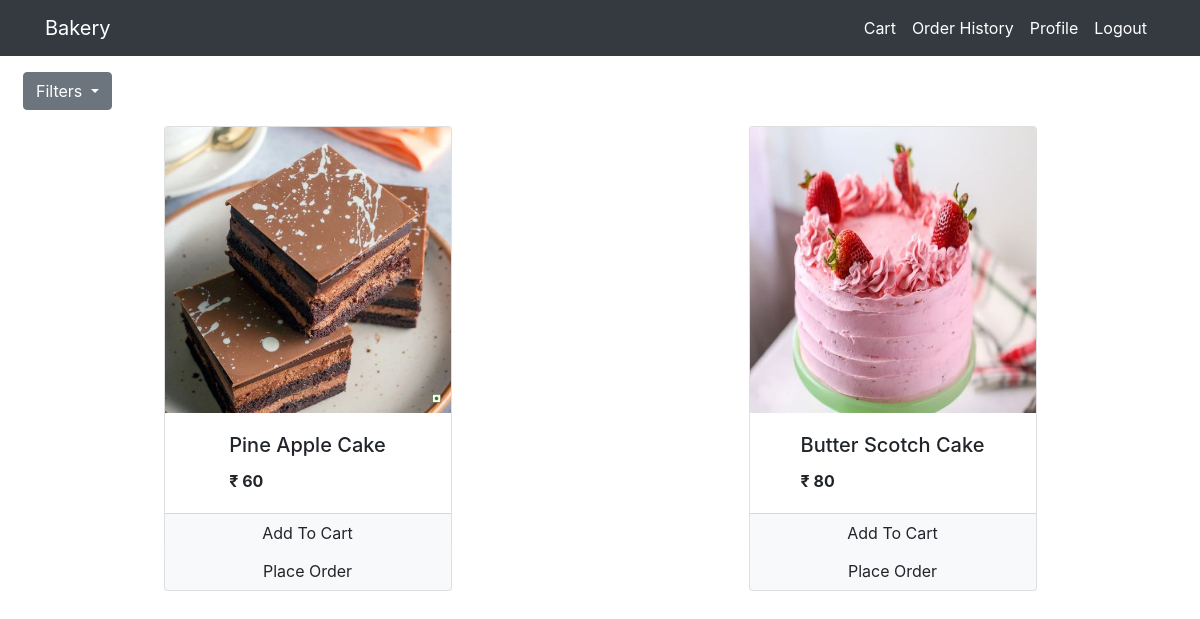
The page /?category=1 (signed in) on the database its author committed.
### Bakery/models.py (models this page shows, shortened)
class Product(models.Model):
    name = models.CharField(max_length=100, null=True)
    quantity = models.PositiveIntegerField(null=True)
    price = models.PositiveIntegerField(null=True)
    category = models.ForeignKey(Category, on_delete=models.CASCADE,default=1)
    image = models.ImageField(upload_to='uploads/products/', default='default_image.jpeg')
    @staticmethod
    def get_all_products_by_categoryid(category_id):
        if category_id:
    	       return Product.objects.filter(category = category_id)
        else:
            return Product.get_all_products()

### Bakery/Views/views.py (the view, shortened to what this page needs)
# urls.py: path('', views.Index.as_view(), name='Bakery-index'),
class Index(View):
	def get(self,request):
		cart = request.session.get('cart')
		if not cart:
			request.session['cart'] = {}
		products = None
		categories = models.Category.get_all_categories()
		categoryID = request.GET.get('category')
		if categoryID:
			products = models.Product.get_all_products_by_categoryid(categoryID)
		else:
			products = models.Product.get_all_products()
		data = {'products':products,'categories':categories}
		return render(request, 'Bakery/index.html', data)

### Bakery/models.py (called while the page is built)
    @staticmethod
    def get_all_categories():
        return Category.objects.all()

### Bakery/templatetags/cart.py (called while the page is built)
@register.filter(name='is_in_cart')
def is_in_cart(product  , cart):
    keys = cart.keys()
    for id in keys:
        if int(id) == product.id:
            return True
    return False;

### Bakery/templatetags/custom_filter.py (called while the page is built)
@register.filter(name='currency')
def currency(nunmber):
    return "₹ "+str(nunmber)

### templates/Bakery/index.html (shortened to what this page needs)
{%extends 'Partials/base.html'%}
{%block content%}
{% load cart%}
{% load custom_filter%}
<div class="container-fluid">
	<div>
			<div class="dropdown mt-3 ml-2">
			  <button class="btn btn-secondary dropdown-toggle" type="button" id="dropdownMenuButton" data-toggle="dropdown" aria-expanded="false">
			    Filters
			  </button>
			</div>
			<div id ="products" class=" mx-auto">
				<div class="row mx-auto mt-3">
					{%for product in products%}
					<div class="card mx-auto mb-3" id={{product.id}} style="width: 18rem;">
						<img src="{{product.image.url}}" class="card-img-top" alt="Card image cap">
						<div class="card-body mx-auto">
							<h5 class="card-title">{{product.name}}</h5>
							<p class="card-text "><b>{{product.price|currency}}</b></p>
						</div>
						<div class="card-footer p-0 no-gutters">
						{% if product|is_in_cart:request.session.cart %}
						<div class="row no-gutters">
							<form action="/#{{product.id}}" class="col-2 " method="post">
								{% csrf_token %}
								<input hidden type="text" name='product' value='{{product.id}}'>
								<input hidden type="text" name='remove' value='True'>
								<input type="submit" value=" - " class="btn btn-block btn-light border-right">
							</form>
							<div class="text-center col">{{product|cart_quantity:request.session.cart}} in Cart</div>
							<form action="/#{{product.id}}" class="col-2 " method="post">
								{% csrf_token %}
								<input hidden type="text" name='product' value='{{product.id}}'>
								<input type="submit" value=" + " class="btn btn-block btn-light border-left">
							</form>
						</div>
						{% else %}
						<form action="/#{{product.id}}" method="POST" class="btn-block">
							<input type="submit" class="float-right btn btn-light  form-control"
								value="Add To Cart">
						</form>
						{% endif %}
							<a href="#" class="float-right btn btn-light form-control ">Place Order</a>
						</div>
					</div>
					{%endfor%}
				</div>
			</div>
	</div>
</div>
{%endblock%}

### rows shown on the page
Product: image (picture), name "Pine Apple Cake", price "₹ 60"
Product: image (picture), name "Butter Scotch Cake", price "₹ 80"
